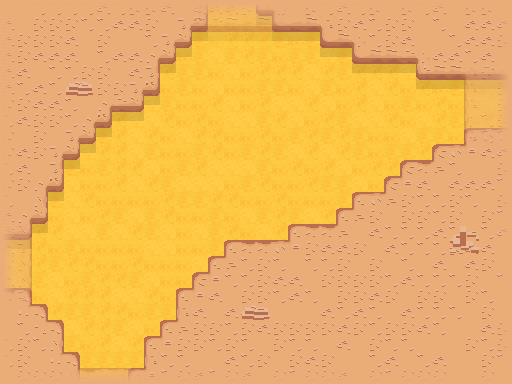

A level layout from a 2D game, rendered from its tile map. Below: a short description, then the map file with tile-grid data replaced by summaries:
An orthogonal 32x24 tile map with 16x16 px tiles, 4 tile layers (ground, walls, doors, fog) and 10 objects.

<map version="1.0" tiledversion="1.1.6" orientation="orthogonal" renderorder="right-down" width="32" height="24" tilewidth="16" tileheight="16" infinite="0" backgroundcolor="#ebad78" nextobjectid="30">
 <properties>
  <property name="entities_render_layer" type="int" value="4" />
 </properties>
 <tileset firstgid="1" source="new_desert.tsx" />
 <layer name="ground" width="32" height="24">
  <properties>
   <property name="render_layer" type="int" value="0" />
  </properties>
  <data>[768 cells, 768 non-empty, 8 distinct tile ids]</data>
 </layer>
 <layer name="walls" width="32" height="24">
  <properties>
   <property name="render_layer" type="int" value="1" />
  </properties>
  <data>[768 cells, 443 non-empty, 27 distinct tile ids]</data>
 </layer>
 <layer name="doors" width="32" height="24" opacity="0.49">
  <properties>
   <property name="render_layer" type="int" value="2" />
  </properties>
  <data>[768 cells, 46 non-empty, 18 distinct tile ids]</data>
 </layer>
 <objectgroup name="doors">
  <properties>
   <property name="layer" type="int" value="3" />
   <property name="type" value="doors" />
  </properties>
  <object id="23" x="192" y="0" width="96" height="48">
   <properties>
    <property name="way" value="up" />
   </properties>
  </object>
  <object id="24" x="464" y="64" width="48" height="80">
   <properties>
    <property name="way" value="right" />
   </properties>
  </object>
  <object id="25" x="64" y="352" width="80" height="32">
   <properties>
    <property name="way" value="down" />
   </properties>
  </object>
  <object id="27" x="0" y="224" width="32" height="80">
   <properties>
    <property name="way" value="left" />
   </properties>
  </object>
 </objectgroup>
 <objectgroup name="trigs">
  <properties>
   <property name="type" value="triggers" />
  </properties>
  <object id="18" x="512" y="80" width="16" height="48">
   <properties>
    <property name="code">return function (self, obj)
  ROOMS:move(1, 0, obj)
end</property>
   </properties>
  </object>
  <object id="19" x="80" y="384" width="48" height="16">
   <properties>
    <property name="code">return function (self, obj)
  ROOMS:move(0, -1, obj)
end</property>
   </properties>
  </object>
  <object id="20" x="-16" y="240" width="16" height="48">
   <properties>
    <property name="code">return function (self, obj)
  ROOMS:move(-1, 0, obj)
end</property>
   </properties>
  </object>
  <object id="21" x="208" y="-16" width="48" height="16">
   <properties>
    <property name="code">return function (self, obj)
  ROOMS:move(0, 1, obj)
end</property>
   </properties>
  </object>
 </objectgroup>
 <objectgroup name="ents">
  <properties>
   <property name="type" value="entities" />
  </properties>
  <object id="28" x="160" y="240">
   <properties>
    <property name="type_id" value="plant" />
   </properties>
   <point />
  </object>
  <object id="29" x="336" y="128">
   <properties>
    <property name="type_id" value="plant" />
   </properties>
   <point />
  </object>
 </objectgroup>
 <layer name="fog" width="32" height="24">
  <properties>
   <property name="render_layer" type="int" value="3" />
  </properties>
  <data>[768 cells, 112 non-empty, 10 distinct tile ids]</data>
 </layer>
</map>
